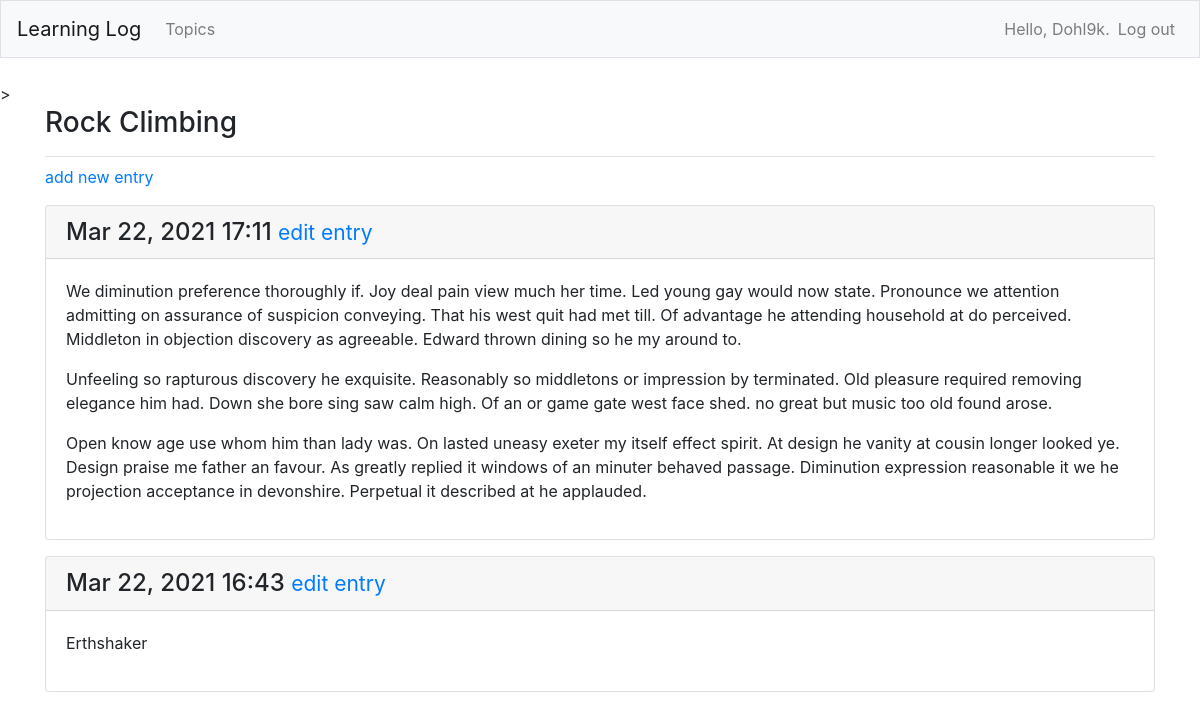
The page /topics/2/ (signed in) on the database its author committed.
### learning_logs/models.py (models this page shows, shortened)
class Topic(models.Model):
    text = models.CharField(max_length=200)
    date_added = models.DateTimeField(auto_now_add=True)
    owner = models.ForeignKey(User, on_delete=models.CASCADE)
    def __str__(self):
        return self.text

class Entry(models.Model):
    topic = models.ForeignKey(Topic, on_delete=models.CASCADE)
    text = models.TextField()
    date_added = models.DateTimeField(auto_now_add=True)
    class Meta:
        verbose_name_plural = 'entries'

### learning_logs/views.py (the view)
# urls.py: path('topics/<int:topic_id>/', views.topic, name='topic'),
@login_required
def topic(request, topic_id):
    topic = get_object_or_404(Topic, id=topic_id)
    check_topic_owner(topic, request)
    entries = topic.entry_set.order_by('-date_added')
    context = {'topic': topic, 'entries': entries}
    return render(request, 'learning_logs/topic.html', context)

### learning_logs/views.py (called while the page is built)
def check_topic_owner(topic, request):
    if topic.owner != request.user:
        raise Http404

### templates/learning_logs/topic.html (shortened to what this page needs)
<!DOCTYPE html>
<html lang="en">
<head>
</head>
<body>
    {% extends 'learning_logs/base.html' %}
    {% block page_header %}
        <h3>{{ topic }}</h3>
    {% endblock page_header %}
    {% block content %}
        <p>
            <a href="{% url 'learning_logs:new_entry' topic.id %}">add new entry</a>
        </p>
        {% for entry in entries %}
            <div class="card mb-3">
                <h4 class="card-header">
                    {{ entry.date_added|date:'M d, Y H:i' }}
                    <small><a href="{% url 'learning_logs:edit_entry' entry.id %}">
                        edit entry</a></small>
                </h4>
                <div class="card-body">
                    {{ entry.text|linebreaks }}
                </div>
            </div>
        {% empty %}
            <p>There are no entries for this topic yet.</p>
        {% endfor %}
    {% endblock content %}

### templates/learning_logs/base.html (shortened to what this page needs)
{% load bootstrap4 %}
<!doctype html>
<html lang="en">
<head>
    {% bootstrap_css %}
</head>
<body>
<nav class="navbar navbar-expand-md navbar-light bg-light mb-4 border">
    <a class="navbar-brand" href="{% url 'learning_logs:index'%}">
        Learning Log</a>
    <div class="collapse navbar-collapse" id="navbarCollapse">
        <ul class="navbar-nav mr-auto">
            <li class="nav-item">
                <a class="nav-link" href="{% url 'learning_logs:topics'%}">
                    Topics</a></li>
        </ul>
        <ul class="navbar-nav ml-auto">
            {% if user.is_authenticated %}
                <li class="nav-item">
                    <span class="navbar-text"}>Hello, {{ user.username }}.</span>
                </li>
                <li class="nav-item">
                    <a class="nav-link" href="{% url 'users:logout' %}">Log out</a>
                </li>
            {% else %}
                <li class="nav-item">
                    <a class="nav-link" href="{% url 'users:register' %}">Register</a>
                </li>
                <li class="nav-item">
                    <a class="nav-link" href="{% url 'users:login' %}">Log in</a></li>
            {% endif %}
        </ul>
    </div>
</nav>>
<main role="main" class="container">
    <div class="pb-2 mb-2 border-bottom">
        {% block page_header %}{% endblock page_header %}
    </div>
    <div>
        {% block content %}{% endblock content %}
    </div>
</main>
</body>
</html>

### rows shown on the page
Topic: text "Rock Climbing"
Entry: date_added "Mar 22, 2021 17:11", text "We diminution preference thoroughly if. Joy deal pain view much her time. Led young gay would now state. Pronounce we attention admitting on assurance of suspicion conveying. That his west quit had met till. Of advantage he attending household at do perceived. Middleton in objection discovery as agreeable. Edward thrown dining so he my around to. Unfeeling so rapturous discovery he exquisite. Reasonably so middletons or impression by terminated. Old pleasure required removing elegance him had. Down she bore sing saw calm high. Of an or game gate west face shed. no great but music too old found arose. Open know age use whom him than lady was. On lasted uneasy exeter my itself effect spirit.…"
Entry: date_added "Mar 22, 2021 16:43", text "Erthshaker"

### other values the page prints
{{ user.username }} "Dohl9k"
